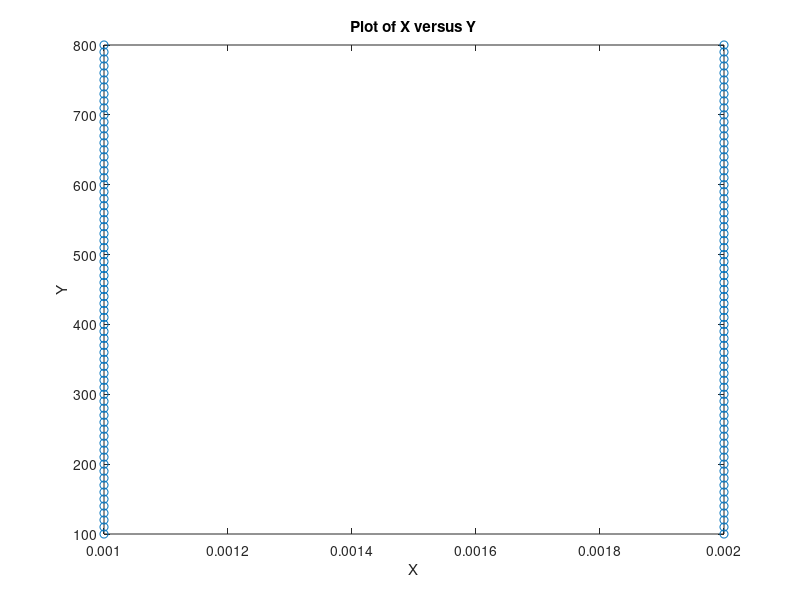

MATLAB code to generate this figure:
clc;
close all;
clear all;

phi = [0.001:0.001:0.999, 0.9999, 0.99999, 0.999999, 0.99999999, 0.999999999, 0.9999999999999999];
k = 0.001985875;
chi = 0.1223;
N1 = 10;
N2 = 10;
X = [];
Y = [];

T_values = 100:10:800;

for T = T_values
    F = @(phi) T.*(((phi .* log(phi)) + ((1 - phi) ./ N2) .* log(1 - phi) + chi .* phi .* (1 - phi)));
    y = F(phi);

    k = convhull(phi, y);
    [phik, yk] = deal(phi(k), y(k));
    j = diff(phik) > 0;
    [phik, yk] = deal(phik(j), yk(j));
    interDist = vecnorm(diff([phik(:), yk(:)], 1, 1), 2, 2);
    [~, imax] = max(interDist);
    x1 = phik(imax);
    y1 = yk(imax); %the two tangent points (x1,y1) and (x2,y2)
    x2 = phik(imax + 1);
    y2 = yk(imax + 1);

    X = [X, x1, x2];
    Y = [Y, T, T];
end

% Truncate X to match the length of Y
%X = X(1:length(Y));

plot(X, Y, 'o');
xlabel('X');
ylabel('Y');
title('Plot of X versus Y');

